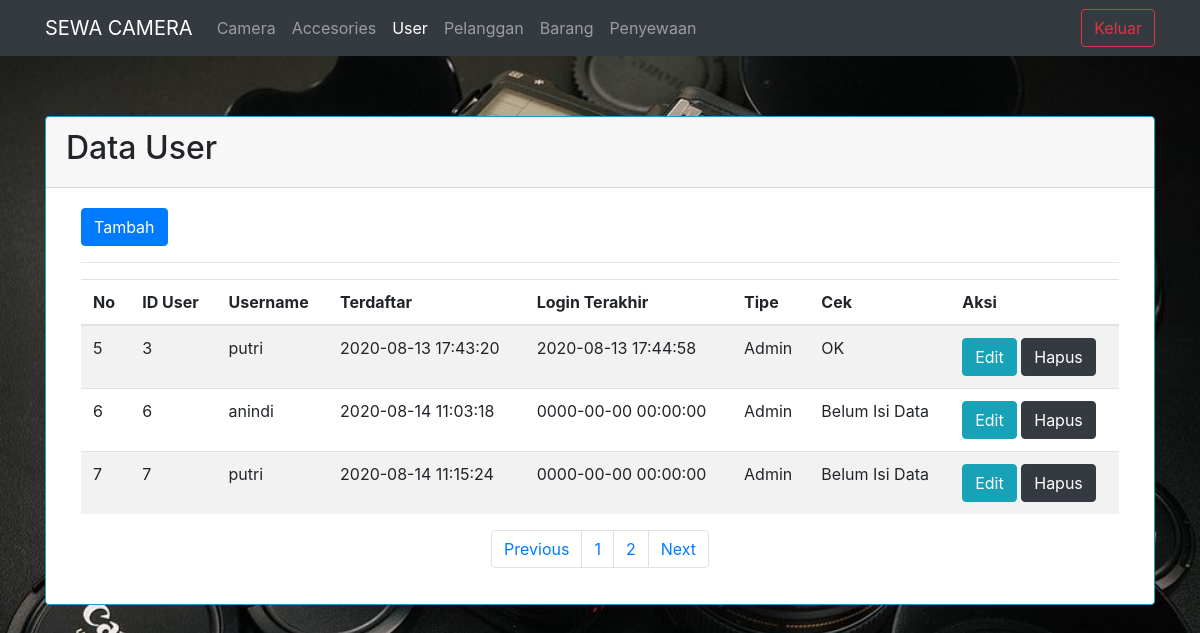
Screenshot of /users.php?halaman=2 with the database file from the repository.
### tables this page shows
CREATE TABLE `users` (
  `iduser` int(7) NOT NULL,
  `username` varchar(35) NOT NULL,
  `password` varchar(255) NOT NULL,
  `register` datetime NOT NULL,
  `lastlogin` datetime NOT NULL,
  `type` char(1) NOT NULL,
  `cek` char(1) NOT NULL
);

### koneksi.php (called while the page is built, shortened)
<?php
class database{
	var $host = "localhost";
	var $uname = "root";
	var $passw = "";
	var $db = "sewabarang";
	function __construct(){
		$this->koneksi = mysqli_connect(
			$this->host,
			$this->uname,
			$this->passw,
			$this->db);
	}
	function tampil_user(){
		$query = mysqli_query($this->koneksi,"select * from users");
		$data = $query->num_rows;
		return $data;
	}
	function tampil_users_paging($awal,$batas){
		$data = mysqli_query($this->koneksi, "select*from users order by lastlogin desc limit $awal, $batas");
		while($row = mysqli_fetch_array($data)){
			$hasil[] = $row;
		}
		$jml = $data->num_rows;
		if ($jml != 0){
		return $hasil;
		}
	}
}
?>

### view_users.php (the view)
<div class="table-responsive" id="user-table">
	<table class="table table-striped">
		<a href="tambah_user.php" class="btn btn-primary">Tambah </a>
		<hr>
			<thead>
			<tr>
				<th>No</th>
				<th>ID User</th>
				<th>Username</th>
				<th>Terdaftar</th>
				<th>Login Terakhir</th>
				<th>Tipe</th>
				<th>Cek</th>
				<th>Aksi</th>
			</tr>
			</thead>
			<tbody>
			<?php
				foreach($data_users as $row){
			?>
			<tr>
				<td><?php echo $nomor++; ?></td>
				<td><?php echo $row['iduser']; ?></td>
				<td><?php echo $row['username']; ?></td>
				<td><?php echo $row['register']; ?></td>
				<td><?php echo $row['lastlogin']; ?></td>
				<?php
					$cektype = $row['type'];
					if($cektype=='A'){
						$typenya="Admin";
					}else{
						$typenya="User";
					}
				?>
				<td><?php echo $typenya; ?></td>
				<?php
					$cekcek = $row['cek'];
					if($cekcek=="0"){
						$ceknya="Belum Isi Data";
					}else if($cekcek=="1"){
						$ceknya="OK";
					}else{
						$ceknya="Blokir";
					}
				?>
				<td><?php echo $ceknya; ?></td>
				<td>
					<a class="btn btn-info" a href="edit_user.php?iduser=<?php echo $row['iduser']; ?>">Edit</a>
					<a class="btn btn-dark" a href="proses_user.php?aksi=hapus_user&iduser=
					<?php echo $row['iduser']; ?>
					"onclick='return confirm("Apakah Yakin Ingin Menghapus?")'>Hapus</a>
				</td>
				<?php
					}
				?>
				</tr>
				</tbody>
			</table>
			<nav>
				<ul class="pagination justify-content-center">
					<li class="page-item">
						<a class="page-link" <?php if($halaman > 1) {echo "href='?halaman=$previous'";} ?>>Previous</a>
					</li>
					<?php
					for($x=1;$x<=$total_halaman;$x++){
						?>
						<li class="page-item"><a class="page-link" href="?halaman=<?php echo $x ?>"><?php echo $x; ?></a></li>
						<?php
					}
					?>
					<li class="page-item">
						<a class="page-link" <?php if($halaman < $total_halaman) {echo "href='?halaman=$next'";} ?>>Next</a>
					</li>
				</ul>
			</nav>
		</div>

### users.php (style rules this page uses)
body { background-image: url('gambar3.jpg'); background-repeat: no-repeat; background-size: cover; }

### rows the page displays
users: iduser "3", username "putri", register "2020-08-13 17:43:20", lastlogin "2020-08-13 17:44:58", type "Admin", cek "OK"
users: iduser "6", username "anindi", register "2020-08-14 11:03:18", lastlogin "0000-00-00 00:00:00", type "Admin", cek "Belum Isi Data"
users: iduser "7", username "putri", register "2020-08-14 11:15:24", lastlogin "0000-00-00 00:00:00", type "Admin", cek "Belum Isi Data"
